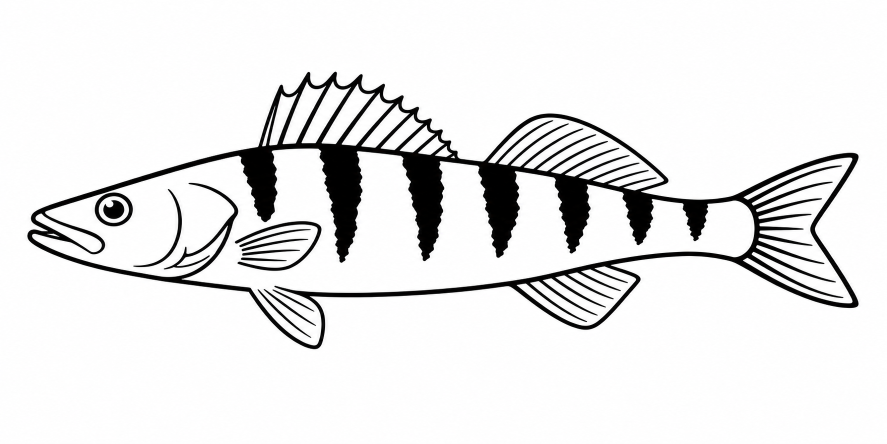
#> input picture docs/candat-fish.png, 1774 x 887 px (shown at 1/2 size)
$ python make_fish.py
#> lines starting #> are read from the running program, lines starting #| are printed output that depends on the picture; after the words box and inside, x2 and y2 are one past the last pixel; in counts of white or black regions, pixels touching at a corner belong together
"""Regenerate the welcome-screen fish (candat.welcome.FISH).

Converts the line-art zander in docs/candat-fish.png to braille unicode
(2x4 dots per character). Line art needs max-pooling rather than average
downsampling — a dot is inked if *any* source pixel under it is inked —
or the thin outlines vanish (binarize, invert, BOX-resize, low threshold).

Usage (Pillow required):
    uv run --with pillow python docs/make_fish.py [cols rows sensitivity]

Paste the output into FISH in src/candat/welcome.py.
"""

from __future__ import annotations

import sys
from pathlib import Path

from PIL import Image

SOURCE = Path(__file__).parent / "candat-fish.png"
DOT_BITS = (
    (0, 0, 0x01), (1, 0, 0x02), (2, 0, 0x04), (0, 1, 0x08),
    (1, 1, 0x10), (2, 1, 0x20), (3, 0, 0x40), (3, 1, 0x80),
)


def braille(cols: int, rows: int, sensitivity: int) -> str:
#> called with cols = 60, rows = 15, sensitivity = 40
    image = Image.open(SOURCE).convert("L")
    inked = image.point(lambda v: 255 if v < 128 else 0)  # ink -> white
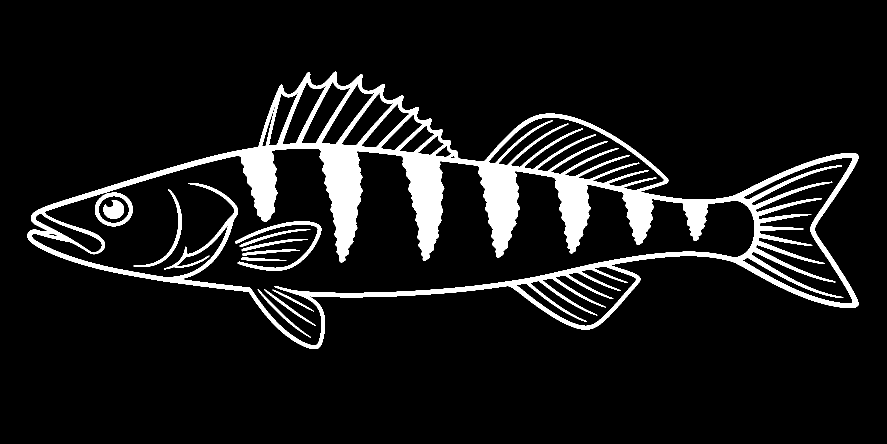
#> inked: PIL image 1774x887 L (shown at 1/2 size); 9% white; 12 white regions, largest, box (x1, y1, x2, y2) and area: (55, 143, 1717, 698) 132104, (470, 442, 643, 542) 2450, (190, 385, 266, 453) 1510
    small = inked.resize((cols * 2, rows * 4), Image.BOX)
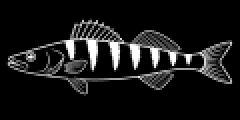
#> small: PIL image 120x60 L (shown 2 times larger); min 0, max 255, mean 23
    bitmap = small.point(lambda v: 1 if v >= sensitivity else 0).load()
    lines = []
    for cy in range(rows):
        cells = []
        for cx in range(cols):
            code = 0
            for dy, dx, bit in DOT_BITS:
                if bitmap[cx * 2 + dx, cy * 4 + dy]:
                    code |= bit
            cells.append(chr(0x2800 + code) if code else " ")
        lines.append("".join(cells).rstrip())
    return "\n".join(lines).strip("\n")


if __name__ == "__main__":
    cols, rows, sensitivity = (
        [int(a) for a in sys.argv[1:4]] if len(sys.argv) > 3 else (60, 15, 40)
    )
    print(braille(cols, rows, sensitivity))
